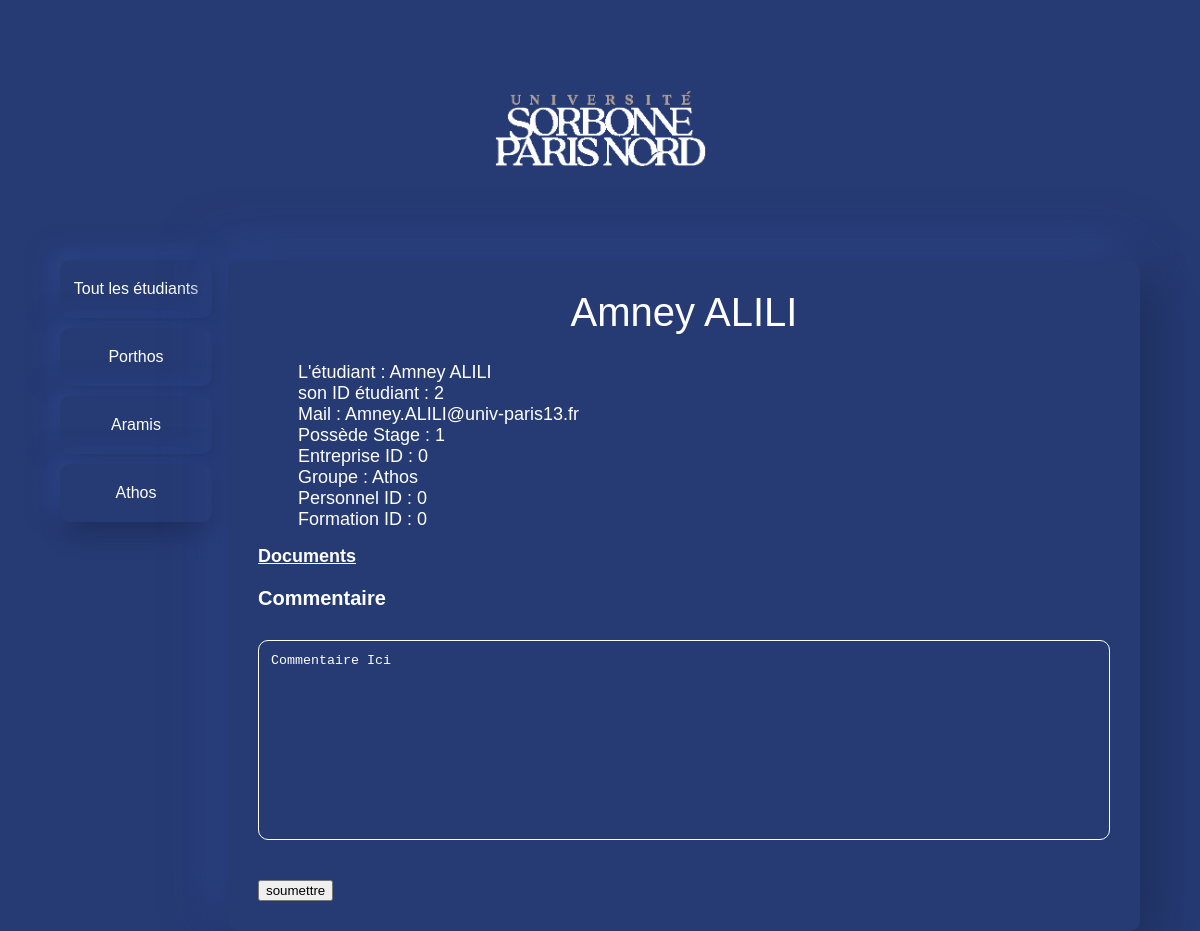
The page /?controller=list&action=informations&id=2 on the database its author committed.
### tables this page shows
CREATE TABLE IF NOT EXISTS `etudiant` (
  `student_id` int NOT NULL,
  `nom` varchar(20) DEFAULT NULL,
  `prenom` varchar(20) DEFAULT NULL,
  `mail` varchar(50) DEFAULT NULL,
  `stage_dentention` tinyint(1) DEFAULT NULL,
  `visibility_flag` tinyint(1) DEFAULT NULL,
  `entreprise_id` int DEFAULT NULL,
  `groupe` varchar(10) DEFAULT NULL,
  `personnel_id` int DEFAULT NULL,
  `formation_id` int DEFAULT NULL,
  PRIMARY KEY (`student_id`),
  KEY `entreprise_id` (`entreprise_id`),
  KEY `personnel_id` (`personnel_id`),
  KEY `formation_id` (`formation_id`)
);

### Models/Model.php (called while the page is built, shortened)
<?php
class Model
{
    private $bd;
    private static $instance = null;
    private function __construct()
    {
        include "credentials.php";
        $this->bd = new PDO($dsn, $login, $mdp );
        $this->bd->setAttribute(PDO::ATTR_ERRMODE, PDO::ERRMODE_EXCEPTION);
        $this->bd->query("SET nameS 'utf8'");
    }
    public static function getModel()
    {
        if (self::$instance === null) {
            self::$instance = new self();
        }
        return self::$instance;
    }
    public function getEtudiantInformations($id)
    {
        $requete = $this->bd->prepare('Select * from etudiant WHERE student_id = :id');
        $requete->bindValue(':id', $id);
        $requete->execute();
        return $requete->fetch(PDO::FETCH_ASSOC);
    }
}

### Models/credentials.php (called while the page is built, shortened)
<?php
  $dsn = "mysql:host=localhost;dbname=SAE;";
  $login = "root";
  $mdp = "";
 ?>

### Utils/functions.php (called while the page is built)
<?php
function e($message)
{
    return htmlspecialchars($message, ENT_QUOTES);
}

### Views/view_informations.php (the view)
<?php require "view_begin.php"; ?>
<h1> <?= e($prenom) ?> <?= e($nom) ?> </h1>
<div class="profilInfo">
<ul>
    <li> L'étudiant : <?= $prenom === null ? '???' : e($prenom) ?> <?= $nom === null ? '???' : e($nom) ?> </li>
    <li> son ID étudiant  : <?= $student_id === null ? '???' : e($student_id) ?> </li>
    <li> Mail : <?= $mail === null ? '???' : e($mail) ?>
    <li> Possède Stage : <?= $stage_dentention === null ? '???' : e($stage_dentention) ?>
    <li> Entreprise ID : <?= $entreprise_id === null ? '???' : e($entreprise_id) ?>
    <li> Groupe : <?= $groupe === null ? '???' : e($groupe) ?>
    <li> Personnel ID : <?= $personnel_id === null ? '???' : e($personnel_id) ?>
    <li> Formation ID : <?= $formation_id === null ? '???' : e($formation_id) ?>
</ul>
<a href="?controller=list&action=boslist&id=<?= e($student_id)?>">Documents</a>
<p>
  Commentaire
</p>
</div>
<form action="?" method="post">
  <textarea id="commentaire" rows="5" cols="30">Commentaire Ici</textarea>
  <br> <br> <br>
  <input id="commentaire" type="submit" value="soumettre">
</form>
<?php require "view_end.php"; ?>

### Content/css/GestionStage.css (style rules this page uses)
* { box-sizing: border-box; }
body { width : 90%; background-color : #263A73; margin:auto; overflow-y: scroll ; position: relative; }
h1 { font: caption; font-size: 2.5em; text-align: center; margin-top: 0px; color: #ffff }
body { display:grid; grid-template-columns: 1fr 6fr; column-gap: 1em; grid-template-areas: "h h" "menu main"; }
p { color:#ffff }
textarea#commentaire { background:#263A73; border-color: white; padding-left: 12px; padding-right: 12px; padding-top: 12px; padding-bottom: 12px; color: white; margin-top: 10px; transition: 0.5s; border-radius: 10px; resize:none; overflow: auto; width: 100%; height: 200px; }
div.profilInfo li { color: #ffff;font: caption;font-size: 18px; list-style-type: none; }
div.profilInfo p { color: #ffff;font: caption;font-size: 20px; font-weight: bold; list-style-type: none; }
div.profilInfo a { color: #ffff;font: caption;font-size: 18px; font-weight: bold; list-style-type: none; transition: 0.5s; }

### rows shown on the page
etudiant: prenom "Amney", nom "ALILI", student_id "2", mail "Amney.ALILI@univ-paris13.fr", stage_dentention "1", entreprise "0", groupe "Athos", personnel "0", formation "0"
